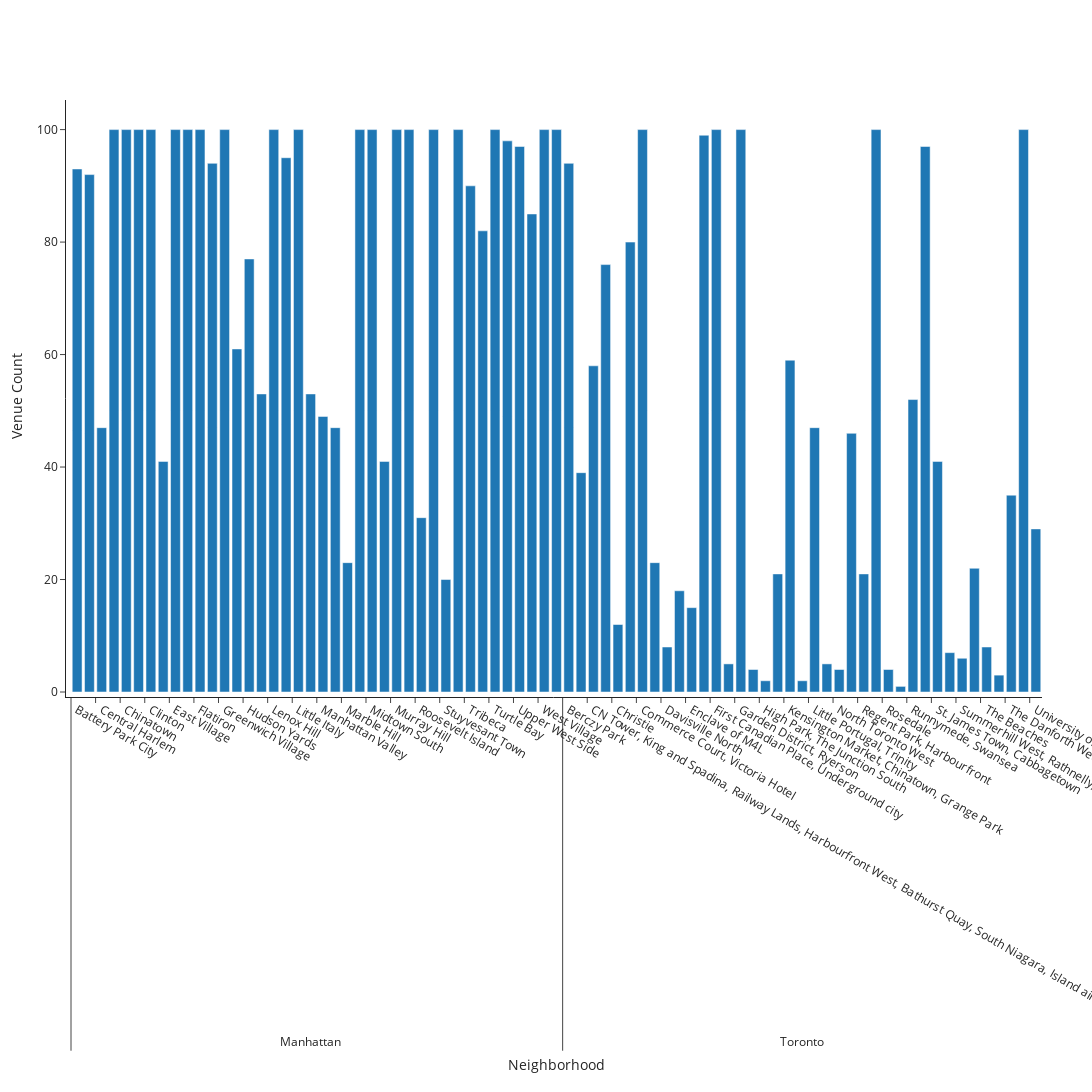

Notebook code for this chart:
### Markdown cell above
only Manhattan Borough (1) for NY, neighborhoods are split to 7 boroughs for Toronto

### Code cell
#check how many venues for each neighborhood
#note limitation on Foursquare venues search roughly 23 venues per neighborhood at times
# current limt to 100 venues per neighborhood
#compare manhattan vs toronto
import plotly.graph_objects as go
venues_qty = city_venues.groupby('Neighborhood').count()
#venues_qty = venues_qty.sort_values(by=['city'], ascending=False)
#venues_qty = n_neighborhoods
venues_qty = venues_qty.merge(n_neighborhoods,on='Neighborhood', how='left')

fig= go.Figure()
fig.update_layout(
    template="simple_white",
    xaxis=dict(title_text="Neighborhood"),
    yaxis=dict(title_text="Venue Count"),
    width=1500,
    height = 1500,
    margin = dict(
        l=50,
        r=50,
        b= 400,
        t=100,
        pad=5
    )
)

#cities_merged = cities_merged.join(neighborhoods_venues_sorted.set_index('Neighborhood'), on='Neighborhood')

colors = ["#2A66DE", "#FFC32B"]
x1 =  venues_qty['city_y'].tolist()
x2 =  venues_qty['Neighborhood'].tolist()
x = [x1,x2]

y= venues_qty['Venue Latitude'].tolist()


fig.add_bar(x=x, y=y)

#fig.add_bar(x=venues_qty[''])
#fig.update_layout(barmode="relative")


fig.show()

### Figure 1 — Plotly figure (JSON) as saved in the notebook; plotly's stock layout.template omitted (floating-point values rounded to 4 significant figures; data arrays with more than 128 entries replaced by an {"elided": "..."} marker saying what was removed)
{"data": [{"type": "bar", "x": {"elided": "2x79 str values"}, "y": [93, 94, 39, 58, 92, 76, 47, 100, 100, 12, 80, 100, 100, 100, 23, 8, 18, 41, 100, 15, 99, 100, 100, 100, 5, 100, 94, 100, 61, 4, 2, 77, 21, 53, 59, 2, 100, 95, 100, 47, 53, 49, 47, 23, 100, 100, 5, 41, 100, 100, 4, 46, 21, 100, 31, 4, 1, 52, 100, 97, 41, 7, 20, 6, 100, 22, 8, 3, 35, 100, 90, 82, 100, 29, 98, 97, 85, 100, 100]}], "layout": {"height": 1500, "margin": {"b": 400, "l": 50, "pad": 5, "r": 50, "t": 100}, "width": 1500, "xaxis": {"title": {"text": "Neighborhood"}}, "yaxis": {"title": {"text": "Venue Count"}}}}
